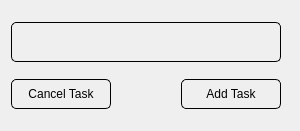
<?xml version="1.0" encoding="UTF-8"?>
<ui version="4.0">
 <class>add_to_do_task</class>
 <widget class="QDialog" name="add_to_do_task">
  <property name="geometry">
   <rect>
    <x>0</x>
    <y>0</y>
    <width>300</width>
    <height>131</height>
   </rect>
  </property>
  <property name="minimumSize">
   <size>
    <width>300</width>
    <height>131</height>
   </size>
  </property>
  <property name="maximumSize">
   <size>
    <width>300</width>
    <height>131</height>
   </size>
  </property>
  <property name="windowTitle">
   <string>Dialog</string>
  </property>
  <layout class="QVBoxLayout" name="verticalLayout">
   <item>
    <widget class="QTextEdit" name="new_task">
     <property name="minimumSize">
      <size>
       <width>270</width>
       <height>40</height>
      </size>
     </property>
     <property name="maximumSize">
      <size>
       <width>270</width>
       <height>40</height>
      </size>
     </property>
     <property name="styleSheet">
      <string notr="true">    QTextEdit {
        background-color: transparent;
        border: 1px solid black;
		border-radius:5px;
    }</string>
     </property>
    </widget>
   </item>
   <item>
    <layout class="QHBoxLayout" name="horizontalLayout">
     <property name="spacing">
      <number>0</number>
     </property>
     <property name="topMargin">
      <number>0</number>
     </property>
     <property name="rightMargin">
      <number>8</number>
     </property>
     <item>
      <widget class="QPushButton" name="cancel">
       <property name="minimumSize">
        <size>
         <width>100</width>
         <height>30</height>
        </size>
       </property>
       <property name="maximumSize">
        <size>
         <width>100</width>
         <height>30</height>
        </size>
       </property>
       <property name="styleSheet">
        <string notr="true">    QPushButton{
        background-color: transparent;
        border: 1px solid black;
		border-radius:5px;
		color:black;
    }</string>
       </property>
       <property name="text">
        <string>Cancel Task</string>
       </property>
      </widget>
     </item>
     <item>
      <spacer name="horizontalSpacer">
       <property name="orientation">
        <enum>Qt::Orientation::Horizontal</enum>
       </property>
       <property name="sizeHint" stdset="0">
        <size>
         <width>40</width>
         <height>20</height>
        </size>
       </property>
      </spacer>
     </item>
     <item>
      <widget class="QPushButton" name="add">
       <property name="minimumSize">
        <size>
         <width>100</width>
         <height>30</height>
        </size>
       </property>
       <property name="maximumSize">
        <size>
         <width>100</width>
         <height>30</height>
        </size>
       </property>
       <property name="styleSheet">
        <string notr="true">    QPushButton{
        background-color: transparent;
        border: 1px solid black;
		border-radius:5px;
		color:black;
    }</string>
       </property>
       <property name="text">
        <string>Add Task</string>
       </property>
      </widget>
     </item>
    </layout>
   </item>
  </layout>
 </widget>
 <resources/>
 <connections/>
</ui>
